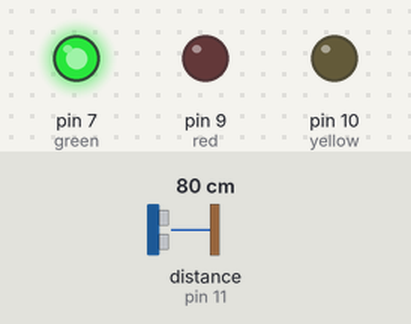
Simulated run of this sketch. Board: Arduino Uno, built with avr-gcc and run on an emulated ATmega328P. Parts: output pins drawn as LEDs (lit = HIGH). Wiring (inferred from the names in the program): ultrasonic range finder: trigger pin 12; echo pin 11. The inputs (shaded band) are chosen by the test bench; at power-on: distance to the obstacle (sensor on pin 11) 80 cm. The echo pulse lasts 58.3 µs per cm; pins used as bus, display or sensor lines are not drawn.

Above: at 1.7 s.
1.8 s: distance to the obstacle (sensor on pin 11) set to 23 cm
3.3 s: distance to the obstacle (sensor on pin 11) set to 19 cm
At 4.1 s:
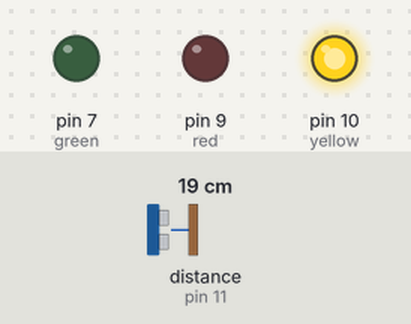
4.8 s: distance to the obstacle (sensor on pin 11) set to 12 cm
6.3 s: distance to the obstacle (sensor on pin 11) set to 9 cm
At 7.5 s:
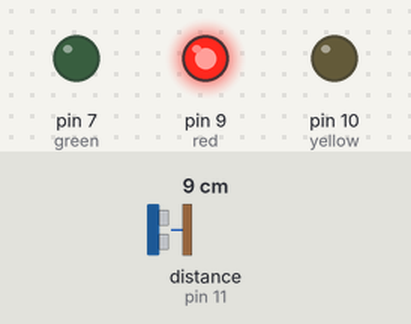
7.8 s: distance to the obstacle (sensor on pin 11) set to 18 cm
At 8.7 s:
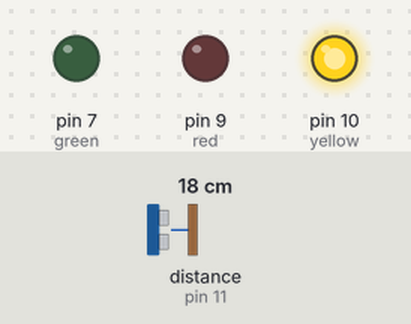
9.3 s: distance to the obstacle (sensor on pin 11) set to 2 cm
At 9.9 s:
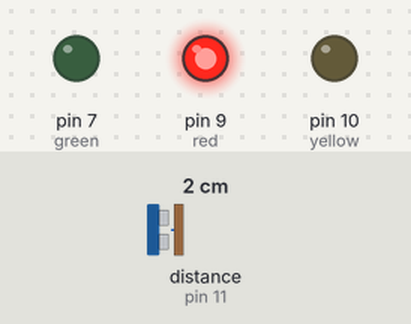
Timing chart, 0 to 11.8 s (numbered marks = the images above; inputs shaded):
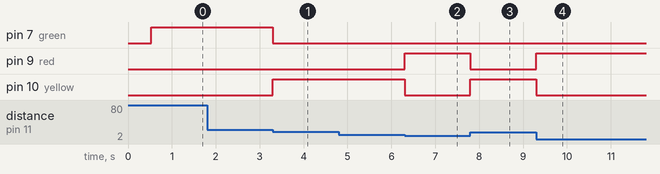

The sketch:

Ultrasonic_traffic_lights.ino
```cpp
#define trigpin  12  // Arduino pin tied to trigger pin on the ultrasonic sensor.
#define echopin     11  // Arduino pin tied to echo pin on the ultrasonic sensor.
#define maxdistance 300 // Maximum distance we want to ping for (in centimeters). Maximum sensor distance is rated at 400-500cm.

#define green 7
#define red 9
#define yellow 10
#define firewall 6

int lasts[firewall];

int ultra(){
  digitalWrite(trigpin, LOW);
  delayMicroseconds(2);
  // Sets the trigPin HIGH (ACTIVE) for 10 microseconds
  digitalWrite(trigpin, HIGH);
  delayMicroseconds(10);
  digitalWrite(trigpin, LOW);
  // Reads the echoPin, returns the sound wave travel time in microseconds
  int dist = pulseIn(echopin, HIGH, 30*maxdistance);
  return (int)((double)(dist)*0.01715);
}

void setup() {
  pinMode(green, OUTPUT);
  pinMode(red, OUTPUT);
  pinMode(yellow, OUTPUT);
  pinMode(trigpin, OUTPUT);
  pinMode(echopin, INPUT);
  Serial.begin(115200);
  delay(500);
}

int aver(){
  int s = 0;
  for(int i = 0; i < firewall; i++){
    s += lasts[i];
  }
  s = s/firewall;
  return s;
}

void loop() {
  int a = ultra();
  if(abs(aver()-a) < 20){
    if(a < 10){
      digitalWrite(red, HIGH);
      digitalWrite(yellow, LOW);
      digitalWrite(green, LOW);
    }else if(a > 9 && a < 20){
      digitalWrite(red, LOW);
      digitalWrite(yellow, HIGH);
      digitalWrite(green, LOW);
    }else if(a > 19){
      digitalWrite(red, LOW);
      digitalWrite(yellow, LOW);
      digitalWrite(green, HIGH);
    }
  }
  for(int i = 0; i < firewall; i++){
    lasts[i] = lasts[i+1];
  }
  lasts[firewall-1] = a;
}
```

Measured:
- the behaviour switches between 21 and 20 cm on distance to the obstacle (sensor on pin 11) (found by bisection; images 0 and 1)
- the behaviour switches between 11 and 10 cm on distance to the obstacle (sensor on pin 11) (found by bisection; images 1 and 2)
- after the input at 1.8 s, every drawn part: stays the same
- after the input at 3.3 s, pin 7 (green): HIGH → LOW at once; pin 10 (yellow): LOW → HIGH at once
- after the input at 4.8 s, every drawn part: stays the same
- after the input at 6.3 s, pin 9 (red): LOW → HIGH at once; pin 10 (yellow): HIGH → LOW at once
- after the input at 7.8 s, pin 9 (red): HIGH → LOW at once; pin 10 (yellow): LOW → HIGH at once
- after the input at 9.3 s, pin 9 (red): LOW → HIGH at once; pin 10 (yellow): HIGH → LOW at once
